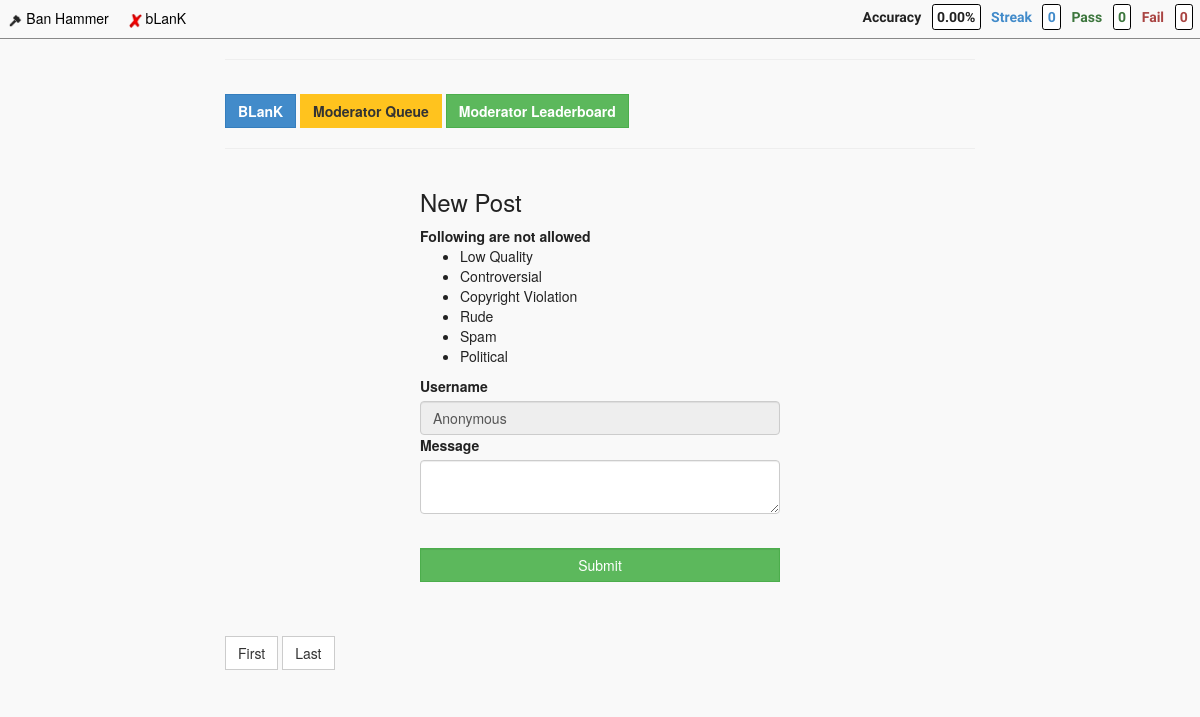
The app's page /site/blank with its own data.
### tables this page shows
CREATE TABLE IF NOT EXISTS `site` (
  `id` int(10) unsigned NOT NULL AUTO_INCREMENT,
  `slug` varchar(100) NOT NULL,
  `name` varchar(100) NOT NULL,
  `active` int(1) unsigned NOT NULL,
  `accuracy_minimum` int(10) unsigned NOT NULL,
  `anonymous_flag` int(1) NOT NULL,
  `sort` int(10) unsigned NOT NULL,
  `created` timestamp NOT NULL DEFAULT CURRENT_TIMESTAMP,
  PRIMARY KEY (`id`)
);

CREATE TABLE IF NOT EXISTS `enforcement` (
  `id` int(10) unsigned NOT NULL AUTO_INCREMENT,
  `site_key` int(10) NOT NULL,
  `offence_key` int(10) NOT NULL,
  `created` timestamp NOT NULL DEFAULT CURRENT_TIMESTAMP,
  PRIMARY KEY (`id`)
);

CREATE TABLE IF NOT EXISTS `offence` (
  `id` int(10) unsigned NOT NULL AUTO_INCREMENT,
  `slug` varchar(100) NOT NULL,
  `sort` int(10) unsigned NOT NULL,
  `created` timestamp NOT NULL DEFAULT CURRENT_TIMESTAMP ON UPDATE CURRENT_TIMESTAMP,
  PRIMARY KEY (`id`)
);

### application/controllers/Main.php (called while the page is built, shortened)
<?php
class Main extends CI_Controller {
    function __construct()
    {
        $this->load->model('main_model', '', TRUE);
        $this->load->model('user_model', '', TRUE);
        if (is_dev()) {
            $this->leaderboard_minimum = 10;
        }
        else {
            $this->leaderboard_minimum = 100;
        }
        $this->data['active_sites'] = $this->main_model->get_active_sites();
        $this->data['user'] = $this->get_user_by_session();
        $this->data['current_site']['name'] = 'Overall';
        $this->data['current_site']['slug'] = 'default';
        $this->data['login_reminder_point'] = 30;
        $this->data['hours_between_reviews'] = 24;
        $this->data['leaderboard_minimum'] = $this->leaderboard_minimum;
        $this->data['real_report'] = false;
    }
    public function homepage($slug, $offset = 0, $limit = 20)
    {
        $data = $this->data;
        $data['current_site'] = $this->main_model->get_current_site($slug);
        $data['validation_errors'] = $this->session->flashdata('validation_errors');
        $data['site_key'] = $data['current_site']['id'];
        $data['offset'] = $offset;
        $data['limit'] = $limit;
        $data['posts'] = $this->main_model->get_site_posts($data['site_key'], $data['offset'], $data['limit']);
        $data['post_count'] = $this->main_model->get_site_post_count($data['site_key']);
        $data['offences'] = $this->main_model->get_offences_by_site($data['current_site']['id']);
        $data['page_title'] = $data['current_site']['name'];
        $data['slug'] = $slug;
        $this->load->view('templates/header', $data);
        $this->load->view('toolbar', $data);
        $this->load->view('sites/' . $slug . '/style', $data);
        $this->load->view('sites/' . $slug . '/homepage', $data);
        $this->load->view('templates/scripts', $data);
        $this->load->view('sites/' . $slug . '/script', $data);
        $this->load->view('templates/footer', $data);
    }
    public function get_user_by_session()
    {
        $user = $this->session->userdata('user');
        if (empty($user)) {
            $sess_array = array(
                'id' => 0,
                'username' => 'Anonymous',
                'logged_in' => false,
                'current_account' => array(
                    'id' => 0,
                    'pass' => 0,
                    'fail' => 0,
                    'streak' => 0,
                    'total' => 0,
                ),
            );
            $this->session->set_userdata('user', $sess_array);
            $user = $this->session->userdata('user');
        }
        $user['accuracy'] = accuracy_calculator($user['current_account']['pass'], $user['current_account']['fail']);
        return $user;
    }
}

### index.php (called while the page is built, shortened)
<?php
require_once BASEPATH.'core/CodeIgniter.php';

### application/models/Main_model.php (called while the page is built, shortened)
<?php
Class main_model extends CI_Model
{
    function get_active_sites()
    {
        $this->db->select('*');
        $this->db->from('site');
        $this->db->where('active', 1);
        $query = $this->db->get();
        $result = $query->result_array();
        return $result;
    }
    function get_current_site($slug)
    {
        $this->db->select('*');
        $this->db->from('site');
        $this->db->where('slug', $slug);
        $query = $this->db->get();
        $result = $query->result_array();
        return isset($result[0]) ? $result[0] : false;
    }
    function get_site_post_count($site_key)
    {
        $this->db->select('COUNT(*) as count');
        $this->db->from('post');
        $this->db->where('site_key', $site_key);
        $query = $this->db->get();
        $result = $query->result_array();
        return isset($result[0]['count']) ? $result[0]['count'] : false;
    }
    function get_site_posts($site_key, $offset, $limit)
    {
        $this->db->select('*');
        $this->db->from('post');
        $this->db->where('site_key', $site_key);
        $this->db->offset($offset);
        $this->db->limit($limit);
        $this->db->order_by('id', 'desc');
        $query = $this->db->get();
        $result = $query->result_array();
        return $result;
    }
    function get_offences_by_site($site_key)
    {
        $this->db->select('*');
        $this->db->from('enforcement');
        $this->db->join('offence', 'enforcement.offence_key = offence.id', 'left');
        $this->db->where('site_key', $site_key);
        $this->db->order_by('offence.sort', 'ASC');
        $query = $this->db->get();
        $result = $query->result_array();
        return $result;
    }
}
?>

### application/config/autoload.php (called while the page is built, shortened)
<?php
function deslug($string) {
    return ucwords(str_replace('_', ' ', $string));
}

### application/views/sites/blank/homepage.php (the view, shortened to what this page needs)
<div class="<?php echo $slug; ?>_parent container">
    <div class="row">
        <div class="col-md-8 col-md-push-2">
            <hr>
            <a class="custom_btn btn btn-primary" href="<?=base_url()?>site/<?php echo $slug; ?>">
                <strong><?php echo deslug($current_site['name']); ?></strong>
            </a>
            <a class="custom_btn btn btn-action" href="<?=base_url()?>site/<?php echo $slug; ?>/queue">
                <strong>Moderator Queue</strong>
            </a>
            <a class="custom_btn btn btn-success" href="<?=base_url()?>site/<?php echo $slug; ?>/leaderboard">
                <strong>Moderator Leaderboard</strong>
            </a>
            <hr>
            <div class="row">
                <div class="col-md-6 col-md-push-3">
                    <h3>New Post</h3>
                    <strong>Following are not allowed</strong>
                    <ul>
                    <?php foreach ($offences as $offence) { ?>
                    <?php if ($offence['slug'] === 'none') { continue; } ?>
                    <li><?php echo deslug($offence['slug']); ?></li>
                    <?php } ?>
                    </ul>
                    <form id="new_post_form" action="<?=base_url()?>site/<?php echo $slug; ?>/new_post" method="post" enctype="multipart/form-data">
                        <?php if ($current_site['anonymous_flag']) { ?>
                        <label>Username</label>
                        <input disabled type="text" id="username_input" class="form-control" name="anonymous_username" value="Anonymous"/>
                        <?php } else { ?>
                        <input type="text" id="username_input" class="form-control" name="username" value="<?php echo $user['username']; ?>"/>
                        <?php } ?>
                        <label>Message</label>
                        <textarea id="content_input" class="form-control" name="content"></textarea>
                        <br>
                        <input type="submit" class="form-control custom_btn btn btn-success"/>
                    </form>
                </div>
            </div>
            <br>
            <div class="pagination">
                <a class="custom_btn btn btn-default" href="<?=base_url()?>site/<?php echo $slug; ?>">
                    First
                </a>
                <a class="custom_btn btn btn-default" href="<?=base_url()?>site/<?php echo $slug; ?>/<?php echo $post_count - $limit; ?>">
                    Last
                </a>
            </div>
            <br>
        </div>
    </div>
</div>

### application/views/templates/header.php (shortened to what this page needs)
<!DOCTYPE html>
<html>
  <head>
    <link href="<?=base_url()?>resources/bootstrap/css/bootstrap.min.css" rel="stylesheet" type="text/css">
    <link href="<?=base_url()?>resources/style.css?<?php echo time(); ?>" rel="stylesheet" type="text/css">
  </head>
  <body>

### application/views/toolbar.php (shortened to what this page needs)
<nav class="global_toolbar">
    <a class="global_link" href="<?=base_url()?>">
        <div class="global_site_parent">
            <img class="global_site_icon" src="<?=base_url()?>resources/img/favicon.ico" alt="Ban Hammer"/>
            <span class="global_site_name">Ban Hammer</span>
        </div>
    </a>
    <?php foreach ($active_sites as $site) { ?>
    <a class="global_link" href="<?=base_url()?>site/<?php echo $site['slug']; ?>/queue">
        <div class="global_site_parent">
            <img class="global_site_icon" src="<?=base_url()?>resources/sites/<?php echo $site['slug']; ?>/icon.png" alt="<?php echo $site['name']; ?>"/>
            <span class="global_site_name"><?php echo $site['name']; ?></span>
        </div>
    </a>
    <?php } ?>
    <span id="score_parent">
        <span id="accuracy_parent" class="text-default">
            <span id="accuracy_label" class="score_label">Accuracy</span>
            <span id="accuracy_value_parent" class="score_value"><span id="accuracy_value"><?php echo $user['accuracy']; ?>%</span></span>
        </span>
        <span id="streak_parent" class="text-primary">
            <span id="streak_label" class="score_label">Streak</span>
            <span id="streak_value" class="score_value"><?php echo $user['current_account']['streak']; ?></span>
        </span>
        <span id="pass_parent" class="text-success">
            <span id="pass_label" class="score_label">Pass</span>
            <span id="pass_value" class="score_value"><?php echo $user['current_account']['pass']; ?></span>
        </span>
        <span id="fail_parent" class="text-danger">
            <span id="fail_label" class="score_label">Fail</span>
            <span id="fail_value" class="score_value"><?php echo $user['current_account']['fail']; ?></span>
        </span>
    </span>
</nav>

### application/views/templates/footer.php
    <br>
  </body>
</html>

### resources/style.css (style rules this page uses)
body { background-color: #f9f9f9; color: #222; }
.custom_btn { margin-top: 1em; border-radius: 0; }
.global_toolbar { background-color: #f9f9f9; height: 2.8em; border-bottom: 1px solid #888; }
.global_site_icon { height: 1em; }
.global_site_name { color: #000; }
.global_site_parent { display: inline-block; padding: 0.5em; margin: 0.1em; transition: background-color 0.5s; border-radius: 0.1em; }
#score_parent { margin-top: 0.5em; font-weight: bold; font-family: 'Play', sans-serif; float: right; }
.score_value { margin: 0.5em; padding: 0.3em; background-color: #fff; border: 1px solid #000; border-radius: 0.2em; }
.btn-action { background-color: hsl(44, 100%, 56%) !important; background-repeat: repeat-x; filter: progid:DXImageTransform.Microsoft.gradient(startColorstr="#ffc31e", endColorstr="#ffc31e"); background-image: -khtml-gradient(linear, left top, left bottom, from(#ffc31e), to(#ffc31e)); background-image: -moz-linear-gradient(top, #ffc31e, #ffc31e); background-image: -ms-linear-gradient(top, #ffc31e, #ffc31e); background-image: -webkit-gradient(linear, left top, left bottom, color-stop(0%, #ffc31e), color-stop(100%, #ffc31e)); background-image: -webkit-linear-gradient(top, #ffc31e, #ffc31e); background-image: -o-linear-gradient(top, #ffc31e, #ffc31e); background-image: linear-gradient(#ffc31e, #ffc31e); border-color: #ffc31e #ffc31e hsl(44, 100%, 56%); color: #333 !important; text-shadow: 0 1px 1px rgba(255, 255, 255, 0.00); -webkit-font-smoothing: antialiased; }

### records on screen
site: slug (picture), name "bLanK", name "BLanK"
enforcement: offence.slug "Low Quality"
enforcement: offence.slug "Controversial"
enforcement: offence.slug "Copyright Violation"
enforcement: offence.slug "Rude"
enforcement: offence.slug "Spam"
enforcement: offence.slug "Political"

### other values on screen
$user['accuracy'] "0.00"
$user['current_account']['streak'] "0"
$user['current_account']['pass'] "0"
$user['current_account']['fail'] "0"
